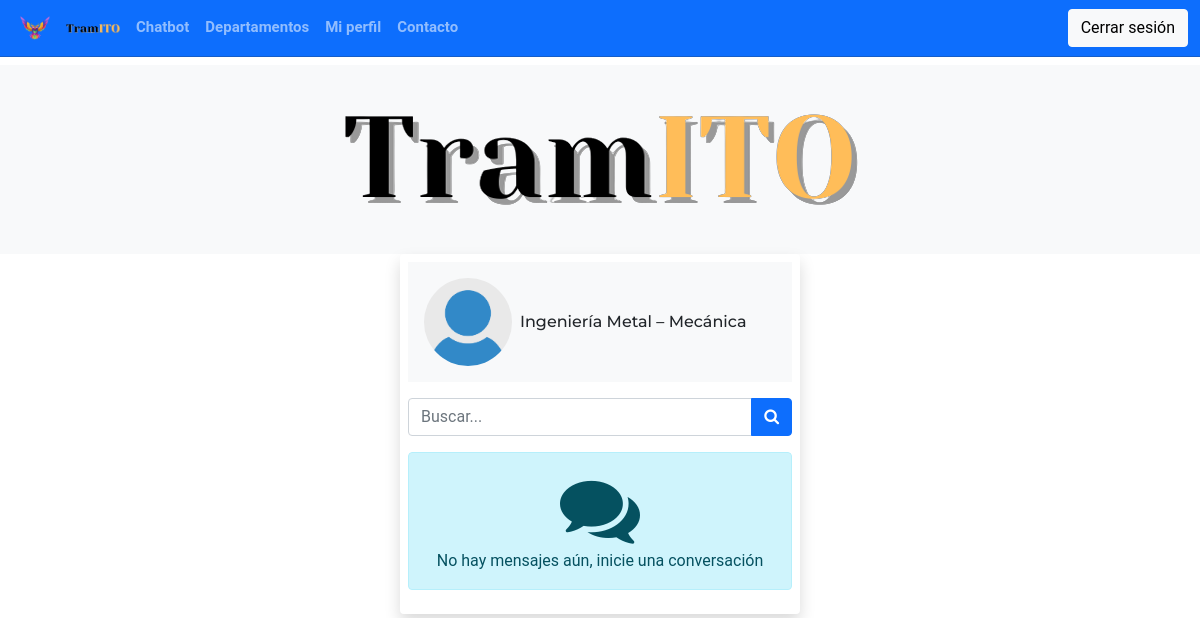
Screenshot of /home.php (signed in) with the database file from the repository.
### tables this page shows
CREATE TABLE `departments` (
  `user_id` int(11) NOT NULL,
  `department_name` varchar(50) NOT NULL,
  `info` varchar(255) NOT NULL,
  `tel` decimal(10,0) DEFAULT NULL,
  `department_head` varchar(50) DEFAULT NULL
);

CREATE TABLE `users` (
  `user_id` int(11) NOT NULL,
  `username` varchar(60) NOT NULL,
  `password` varchar(255) NOT NULL,
  `email` varchar(50) NOT NULL,
  `p_p` varchar(255) NOT NULL DEFAULT 'user-default.png',
  `last_seen` date NOT NULL DEFAULT current_timestamp(),
  `role` varchar(10) NOT NULL DEFAULT 'student'
);

### app/helpers/user.php (called while the page is built)
<?php
function getUser($user_id, $role, $conn)
{
 if (strcmp($role, 'student') === 0) {
  $sql = "SELECT * FROM users
           JOIN students ON users.user_id=students.user_id
           WHERE users.user_id=?";
 } else if (strcmp($role, 'department') === 0) {
  $sql = "SELECT * FROM users
           JOIN departments ON users.user_id=departments.user_id
           WHERE users.user_id=?";
 }
 $stmt = $conn->prepare($sql);
 $stmt->execute([$user_id]);
 if ($stmt->rowCount() === 1) {
  $user = $stmt->fetch();
  return $user;
 } else {
  $user = [];
  return $user;
 }
}

### home.php (the view, shortened to what this page needs)
<?php
if (isset($_SESSION['username'])) {
 include 'app/db.conn.php';
 include 'app/helpers/user.php';
 $user = getUser($_SESSION['user_id'], $_SESSION['role'], $conn);
 $conversations = getConversation($user['user_id'], $conn);
 ?>
<!DOCTYPE html>
<html lang="en">
	<head>
		<link href="https://cdn.jsdelivr.net/npm/bootstrap@5.0.1/dist/css/bootstrap.min.css" rel="stylesheet">
		<link rel="stylesheet"
			href="css/style.css">
		<link rel="stylesheet" href="https://cdnjs.cloudflare.com/ajax/libs/font-awesome/4.7.0/css/font-awesome.min.css">
	</head>
	<body class="">
		<?php include "sections/header.php"?>
		<div id class="p-5 text-center bg-light">
			<img src="img/logo-nombre.png" class="img-fluid" alt="">
		</div>
		<div class="d-flex
             justify-content-center
             align-items-center">
			 <div class="p-2 w-400
			 rounded shadow">
				<div class="d-flex
							mb-3 p-3 bg-light
							justify-content-between
							align-items-center">
					<div class="d-flex
								align-items-center">
						<img src="uploads/<?=$user['p_p']?>"
							class="w-25 rounded-circle">
						<?php
if ($_SESSION['role'] == 'student') {
  ?>
						<h3 class="fs-xs m-2"><?php echo $user['name'] . " " . $user['last_name'] ?></h3>
						<?php
} else {
  ?>
						<h3 class="fs-xs m-2"><?=$user['department_name']?></h3>
						<?php
}
 ?>
					</div>
				</div>
				<div class="input-group mb-3">
					<input type="text"
						placeholder="Buscar..."
						id="searchText"
						class="form-control">
					<button class="btn btn-primary"
							id="serachBtn">
							<i class="fa fa-search"></i>
					</button>
				</div>
				<ul id="chatList"
					class="list-group mvh-50 overflow-auto">
					<?php if (!empty($conversations)) {?>
						<?php foreach ($conversations as $conversation) {?>
						<li class="list-group-item">
							<a href="chat.php?user=<?=$conversation['user_id']?>&role=<?=$conversation['role']?>"
							class="d-flex
							justify-content-between
							align-items-center p-2">
								<div class="d-flex align-items-center">
									<img src="uploads/<?=$conversation['p_p']?>"
										class="w-10 rounded-circle">
									<h3 class="fs-xs m-2">
										<?php
$user_extra_data = getUser($conversation['user_id'], $conversation['role'], $conn);
  if ($_SESSION['role'] == 'student') {
   echo $user_extra_data['department_name'];
  } else {
   echo $user_extra_data['name'] . " " . $user_extra_data['last_name'];
  }
  ?>
										<br>
										<small>
											<?php echo lastChat($_SESSION['user_id'], $conversation['user_id'], $conn); ?>
										</small>
									</h3>
								</div>
								<?php if (last_seen($conversation['last_seen']) == "Active") {?>
									<div title="online">
										<div class="online"></div>
									</div>
								<?php }?>
							</a>
						</li>
						<?php }?>
					<?php } else {?>
						<div class="alert alert-info
									text-center">
						<i class="fa fa-comments d-block fs-big"></i>
						<?php echo Messages::EMPTY_MESSAGES; ?>
						</div>
					<?php }?>
				</ul>
			</div>
		</div>
	</body>
</html>
<?php
} else {
 header("Location: index.php");
 exit;
}
?>

### css/style.css (style rules this page uses)
body { padding-top: 65px; font-family: 'Roboto', sans-serif; }
h1, h2, h3, h4, h5, h6 { font-family: 'Montserrat', sans-serif; }
.w-400 { width: 400px; }
.fs-xs { font-size: 1rem; }
.fs-big { font-size: 5rem !important; }

### rows the page displays
departments: user_id.p_p (placeholder picture), department_name "Ingeniería Metal – Mecánica"

### other values shown
Messages::EMPTY_MESSAGES "No hay mensajes aún, inicie una conversación"
